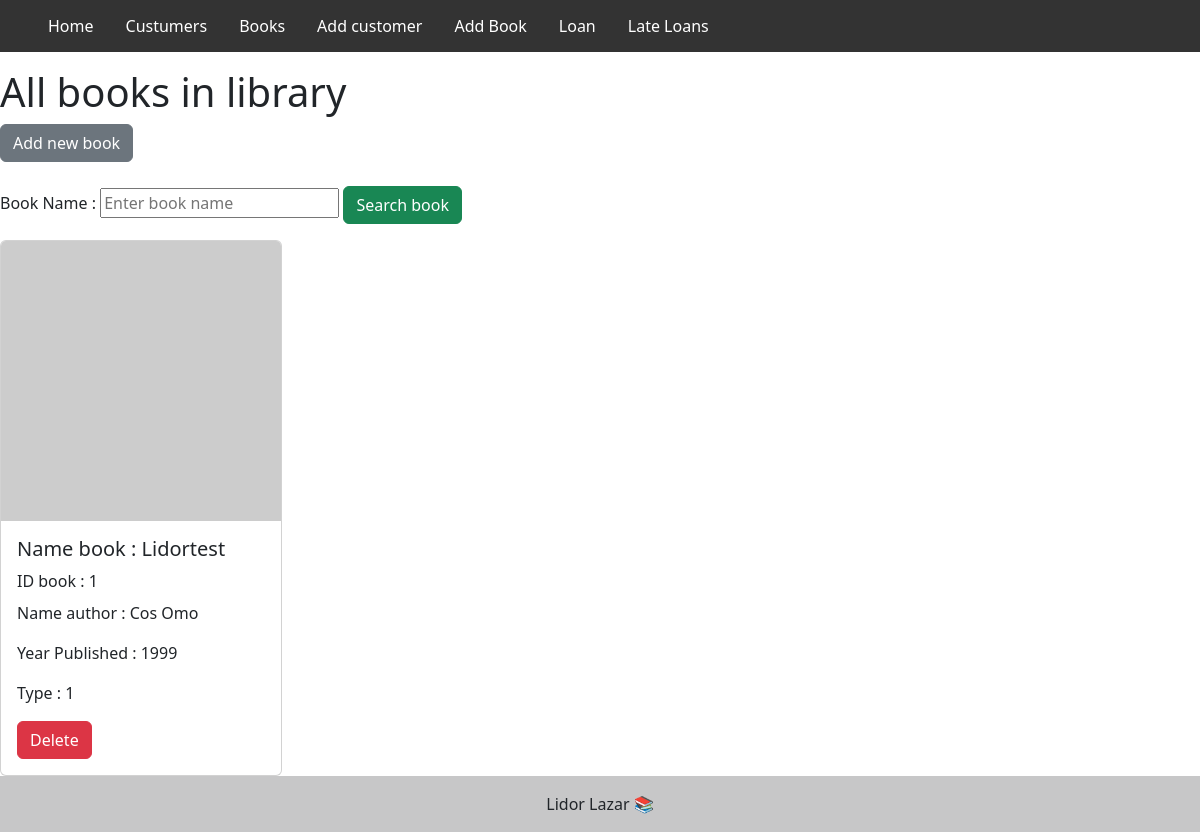
/Book/, run on an earlier commit of the app's database.
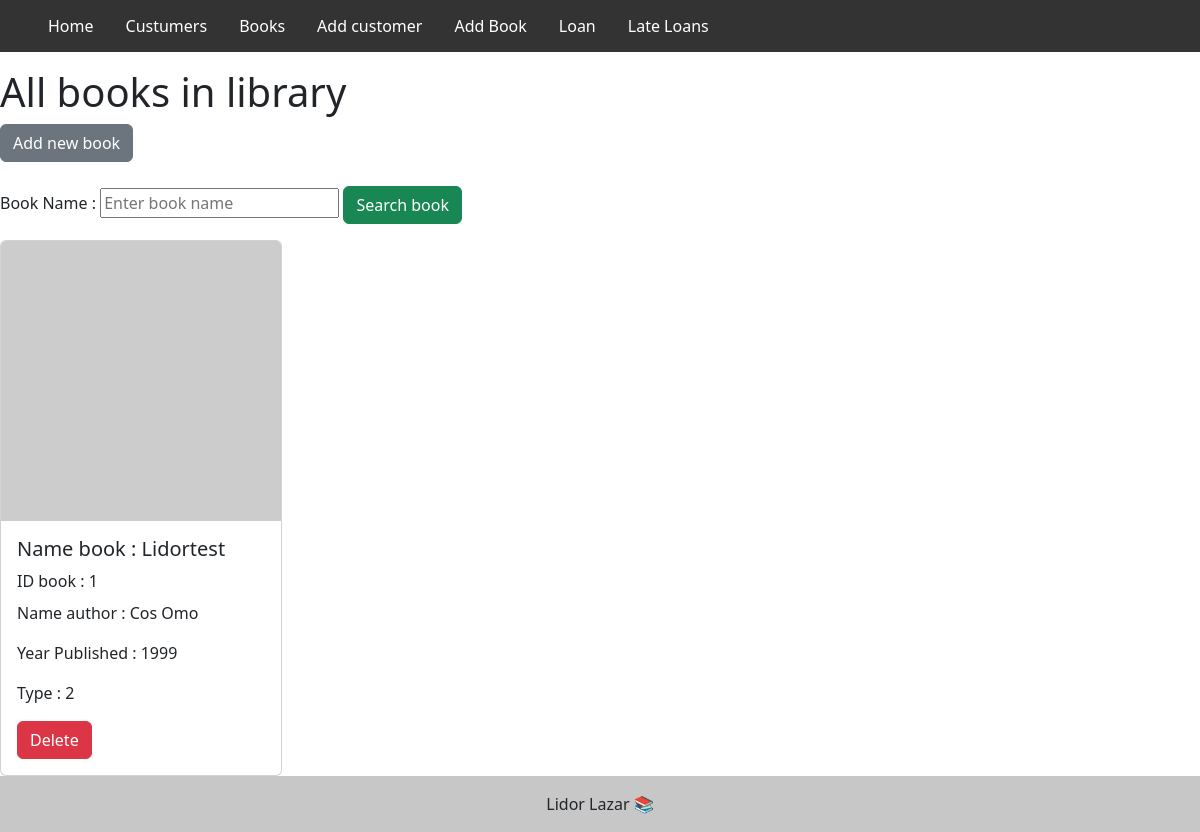
And on a later commit of the database.
### backend-site.py (models this page shows, shortened)
class Books(db.Model):
    BookId = db.Column('BookId',db.Integer, primary_key=True)
    NameBook = db.Column('NameBook',db.String(50))
    Author = db.Column('Author',db.String(50), nullable=False )
    YearPublished = db.Column('YearPublished',db.String(50))
    Type = db.Column('Type',db.Integer)
    BooksToLoans = db.relationship('Loans', backref='books')

### backend-site.py (the view)
@app.route('/Book/<bookname>', methods=['GET'])
@app.route('/Book/', methods=['GET', 'POST'])
def PrintAllBook(bookname=''):
    if request.method == 'POST':
        for OneBook in Books.query.all():
            if request.form.get("SerachBook").title() == OneBook.NameBook:
                bookname = OneBook.NameBook
                return render_template('personalBook.html', bookname=bookname, PrintAllBook=Books.query.all())
    return render_template('ShowAllBooks.html', PrintAllBook = Books.query.all())

### Templates/ShowAllBooks.html (shortened to what this page needs)
{% extends "layout.html" %} {% block title %}Lazar libaray{% endblock %}  {% block content %}
<h1>All books in library</h1>
<a href="/addBook/"><button type="button" class="btn btn-secondary">Add new book</button></a><br><br>
<form action="" method="POST">
  <label>Book Name : </label>
  <input name="SerachBook"  type="text" placeholder="Enter book name">
  <a href="/Book/{{bookname}}"><button  methods="POST" class="btn btn-success" Type="submit">Search book</button></a>
  </form>
<div class="row row-cols-1 row-cols-md-4 g-4">
  {%- for book in PrintAllBook %}
  <div class="col">
    <div class="card">
      <img
        src="https://picsum.photos/20{{book.BookId }}"
        class="card-img-top"
      />
      <div class="card-body">
        <h5 class="card-text">Name book : {{book.NameBook}}</h5>
        <p class="card-title">ID book : {{ book.BookId}}</p>
        <p class="card-text">Name author : {{book.Author}}</p>
        <p class="card-text">Year Published : {{book.YearPublished}}</p>
        <p class="card-text">Type : {{book.Type}}</p>
        <a class="btn btn-danger" href="/deleteBook/{{book.BookId}}">Delete</a>
      </div>
    </div>
  </div>
  {% endfor %}
</div>
{% endblock %}

What changed in the data, as far as the page shows it:
changed Books "Lidortest": Type "1" → "2"
